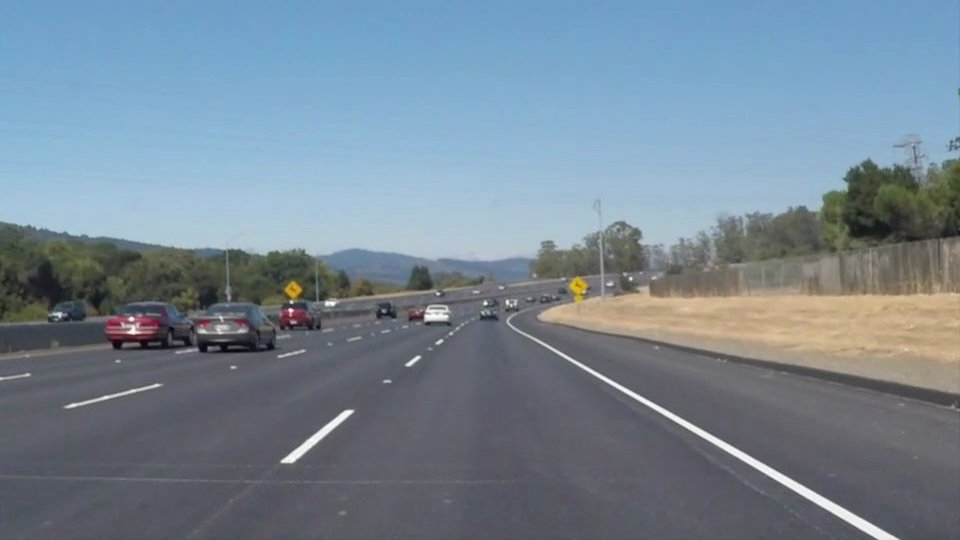
#> input picture kamera2.jpg, 960 x 540 px, found by its file name
$ python 03.py
#> lines starting #> are read from the running program, lines starting #| are printed output that depends on the picture
#3.Pomoću OpenCV-a učitajte sliku koja je snimljena s kamere automobila pod nazivom
#“kamera2.jpg”. Zaokrenite sliku po x i y osi, prikažite ju, te spremite pod nazivom
#“zaokrenuta_slika.jpg”.
import cv2

image=cv2.imread("kamera2.jpg")
#> image is the input picture: shape (540, 960, 3); mean B, G, R 148.1, 134.5, 118.5
image_fliped=cv2.flip(image,-1)
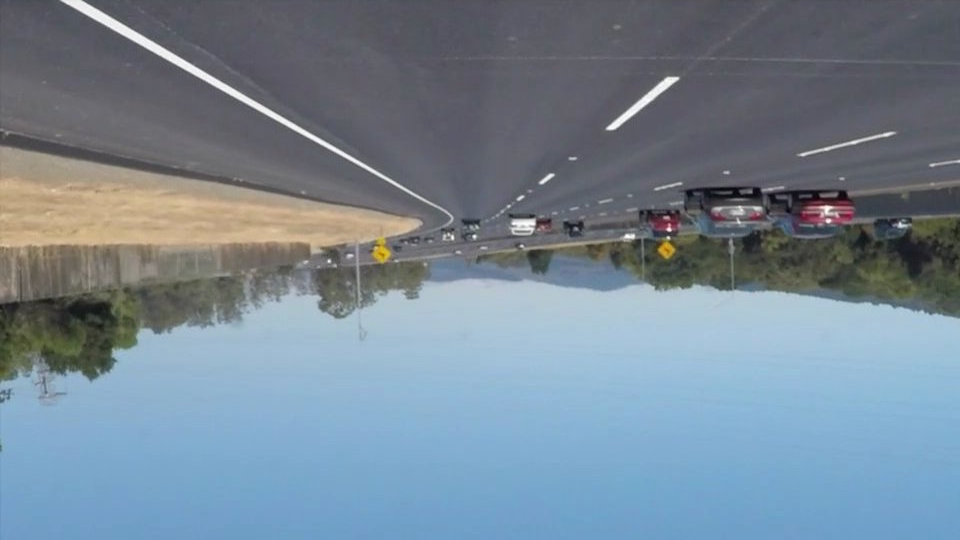
#> image_fliped: shape (540, 960, 3); mean B, G, R 148.1, 134.5, 118.5
cv2.imwrite("zaokrenuta_slika.jpg",image_fliped)
cv2.imshow("Flipana slika",image_fliped)
cv2.waitKey()
cv2.destroyAllWindows()

$ run again, with kamera1.jpg copied over kamera2.jpg
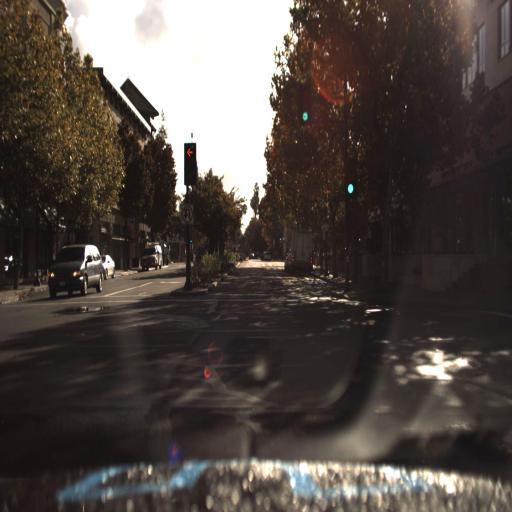
#> input picture kamera1.jpg, 512 x 512 px, found by its file name
#> image is the input picture: shape (512, 512, 3); mean B, G, R 68.5, 73.6, 81.6
#> `image_fliped=cv2.flip(image,-1)`:
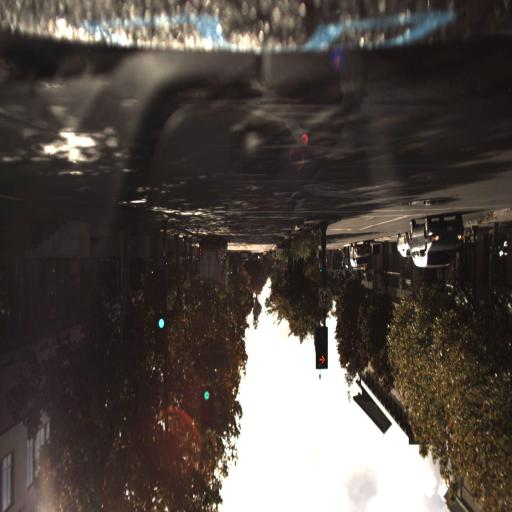
#> image_fliped: shape (512, 512, 3); mean B, G, R 68.5, 73.6, 81.6

$ run again, with autocesta.jpg copied over kamera2.jpg
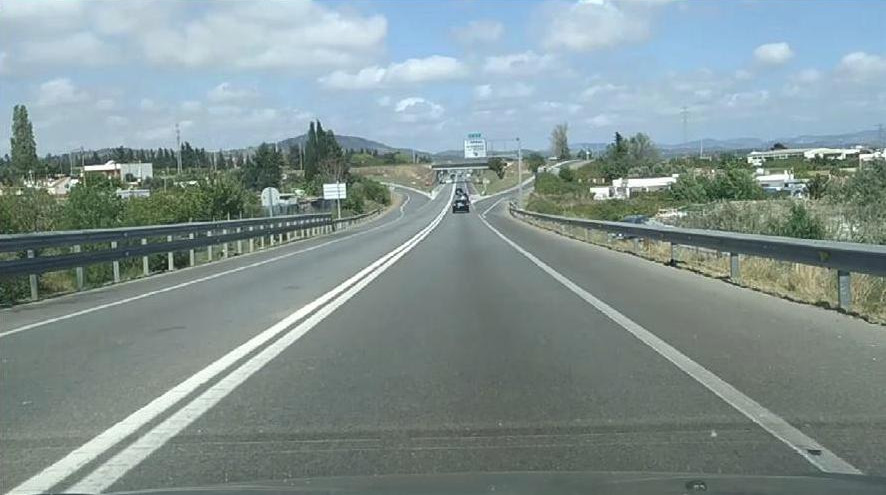
#> input picture autocesta.jpg, 886 x 495 px, found by its file name
#> image is the input picture: shape (495, 886, 3); mean B, G, R 146.7, 146.7, 130.6
#> `image_fliped=cv2.flip(image,-1)`:
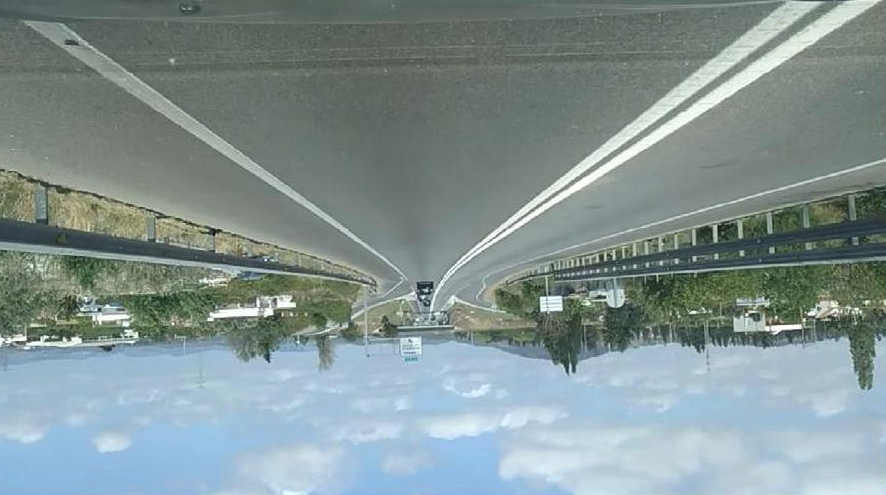
#> image_fliped: shape (495, 886, 3); mean B, G, R 146.7, 146.7, 130.6
